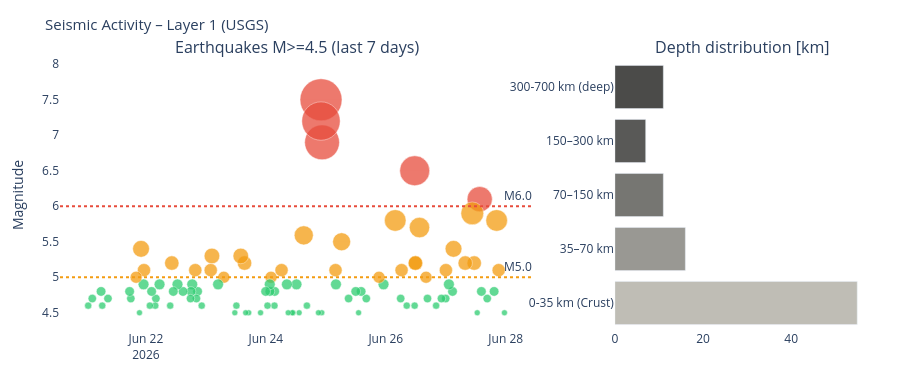

The cell this chart's notebook holds for it:
### Markdown cell above
---
## 4. Visualizations

### Code cell
# ============================================================
# SEISMICS – Magnitude time series + depth distribution
# ============================================================

if df_seis is not None:
    fig = make_subplots(
        rows=1, cols=2,
        subplot_titles=['Earthquakes M>=4.5 (last 7 days)', 'Depth distribution [km]'],
        column_widths=[0.65, 0.35]
    )

    # Color scale by magnitude
    mag_colors = ['#2ecc71' if m < 5 else '#f39c12' if m < 6 else '#e74c3c'
                  for m in df_seis['mag']]
    sizes = [max(6, (m - 4) * 12) for m in df_seis['mag']]

    fig.add_trace(go.Scatter(
        x=df_seis['time'], y=df_seis['mag'],
        mode='markers',
        marker=dict(color=mag_colors, size=sizes, opacity=0.75,
                    line=dict(color='white', width=0.5)),
        text=df_seis['place'],
        hovertemplate='%{text}<br>M%{y:.1f}<br>%{x}<extra></extra>',
        name='Earthquakes'
    ), row=1, col=1)

    fig.add_hline(y=6.0, line_dash='dot', line_color='#e74c3c',
                  annotation_text='M6.0', row=1, col=1)
    fig.add_hline(y=5.0, line_dash='dot', line_color='#f39c12',
                  annotation_text='M5.0', row=1, col=1)

    # Depth distribution
    depth_bins = pd.cut(df_seis['depth'],
                        bins=[0, 35, 70, 150, 300, 700],
                        labels=['0-35 km\n(Crust)', '35–70 km',
                                '70–150 km', '150–300 km', '300-700 km\n(deep)'])
    depth_counts = depth_bins.value_counts().sort_index()
    depth_colors = ['#B4B2A9', '#888780', '#5F5E5A', '#3d3d3a', '#2C2C2A']

    fig.add_trace(go.Bar(
        x=depth_counts.values,
        y=depth_counts.index.astype(str),
        orientation='h',
        marker_color=depth_colors[:len(depth_counts)],
        opacity=0.85,
        name='Depth'
    ), row=1, col=2)

    fig.update_layout(
        title=dict(text='Seismic Activity – Layer 1 (USGS)', font=dict(size=15)),
        height=380, showlegend=False,
        plot_bgcolor='rgba(0,0,0,0)', paper_bgcolor='rgba(0,0,0,0)',
        margin=dict(l=60, r=30, t=60, b=50)
    )
    fig.update_yaxes(title_text='Magnitude', row=1, col=1)
    fig.show()
else:
    print('Seismic data unavailable.')

### Figure 1 — Plotly figure (JSON) as saved in the notebook; plotly's stock layout.template omitted (floating-point values rounded to 4 significant figures)
{"data": [{"hovertemplate": "%{text}<br>M%{y:.1f}<br>%{x}<extra></extra>", "marker": {"color": ["#2ecc71", "#f39c12", "#f39c12", "#2ecc71", "#2ecc71", "#2ecc71", "#e74c3c", "#2ecc71", "#f39c12", "#f39c12", "#f39c12", "#f39c12", "#2ecc71", "#2ecc71", "#f39c12", "#2ecc71", "#2ecc71", "#2ecc71", "#2ecc71", "#f39c12", "#f39c12", "#f39c12", "#f39c12", "#e74c3c", "#2ecc71", "#2ecc71", "#f39c12", "#2ecc71", "#f39c12", "#2ecc71", "#f39c12", "#2ecc71", "#2ecc71", "#2ecc71", "#2ecc71", "#2ecc71", "#f39c12", "#2ecc71", "#f39c12", "#e74c3c", "#2ecc71", "#e74c3c", "#e74c3c", "#2ecc71", "#2ecc71", "#f39c12", "#2ecc71", "#2ecc71", "#2ecc71", "#2ecc71", "#2ecc71", "#2ecc71", "#f39c12", "#2ecc71", "#2ecc71", "#f39c12", "#2ecc71", "#2ecc71", "#2ecc71", "#2ecc71", "#2ecc71", "#2ecc71", "#2ecc71", "#f39c12", "#f39c12", "#2ecc71", "#2ecc71", "#f39c12", "#2ecc71", "#f39c12", "#f39c12", "#2ecc71", "#2ecc71", "#2ecc71", "#f39c12", "#2ecc71", "#2ecc71", "#2ecc71", "#2ecc71", "#2ecc71", "#2ecc71", "#f39c12", "#2ecc71", "#2ecc71", "#2ecc71", "#2ecc71", "#2ecc71", "#2ecc71", "#f39c12", "#2ecc71", "#f39c12", "#2ecc71", "#f39c12", "#2ecc71", "#2ecc71", "#2ecc71", "#2ecc71", "#2ecc71", "#2ecc71", "#2ecc71"], "line": {"color": "white", "width": 0.5}, "opacity": 0.75, "size": [6, 13.2, 21.6, 9.6, 8.4, 9.6, 25.2, 6, 14.4, 22.8, 14.4, 16.8, 9.6, 10.8, 13.2, 8.4, 8.4, 7.2, 8.4, 12.0, 20.4, 14.4, 14.4, 30.0, 7.2, 7.2, 13.2, 8.4, 21.6, 10.8, 12.0, 8.4, 9.6, 6, 9.6, 8.4, 18.0, 10.8, 13.2, 34.8, 6, 42.0, 38.4, 6, 7.2, 19.08, 6, 10.8, 6, 6, 6, 10.8, 13.2, 9.6, 7.2, 12.0, 9.6, 10.8, 7.2, 9.6, 6, 6, 6, 14.4, 15.6, 7.2, 6, 12.0, 10.8, 15.6, 13.2, 7.2, 9.6, 8.4, 13.2, 10.8, 9.6, 8.4, 9.6, 10.8, 9.6, 14.4, 7.2, 10.8, 8.4, 7.2, 9.6, 7.2, 13.2, 10.8, 16.8, 6, 12.0, 8.4, 9.6, 8.4, 7.2, 9.6, 8.4, 7.2]}, "mode": "markers", "name": "Earthquakes", "text": ["200 km N of Lospalos, Timor Leste", "112 km SW of Bandar Lampung, Indonesia", "51 km ENE of Noda, Japan", "35 km NNE of El Limón, Venezuela", "231 km ESE of Attu Station, Alaska", "Izu Islands, Japan region", "43 km S of Jurm, Afghanistan", "200 km ENE of Levuka, Fiji", "139 km E of Kirakira, Solomon Islands", "192 km N of Metinaro, Timor Leste", "114 km SSW of Trenggalek, Indonesia", "63 km NNE of Barkhan, Pakistan", "98 km S of Severo-Kuril’sk, Russia", "13 km SSE of Clam Gulch, Alaska", "100 km E of Kirakira, Solomon Islands", "159 km E of Beauséjour, Guadeloupe", "54 km N of El Limón, Venezuela", "3 km WNW of Nuing, Philippines", "119 km ESE of Bitung, Indonesia", "51 km S of Boca de Yuma, Dominican Republic", "7 km N of Oshino, Japan", "7 km NE of Villa El Carmen, Nicaragua", "52 km NNE of Barkhan, Pakistan", "34 km WSW of Sarangani, Philippines", "66 km S of Panguna, Papua New Guinea", "162 km E of Beauséjour, Guadeloupe", "south of the Kermadec Islands", "49 km NE of Barkhan, Pakistan", "3 km SE of Yokoshiba, Japan", "88 km SW of Nikolski, Alaska", "93 km E of Union, Philippines", "36 km NNE of Kuji, Japan", "Mid-Indian Ridge", "201 km S of Severo-Kuril’sk, Russia", "39 km NE of Kuji, Japan", "Mid-Indian Ridge", "73 km E of Kokopo, Papua New Guinea", "24 km WSW of Sarangani, Philippines", "152 km N of Caluula, Somalia", "30 km ENE of Kuji, Japan", "13 km N of Caucagüito, Venezuela", "28 km SE of Yumare, Venezuela", "23 km SE of Yumare, Venezuela", "125 km NE of Tobelo, Indonesia", "41 km NE of San Fernando, Peru", "11 km N of Redwood Valley, CA", "south of the Fiji Islands", "1 km E of El Palmarcito, Mexico", "64 km WNW of Catuday, Philippines", "8 km NNE of La Serena, Chile", "17 km SSE of El Hoyo, Argentina", "28 km SE of Fry, Greece", "61 km SSW of Panguna, Papua New Guinea", "78 km SSW of Lumatil, Philippines", "287 km S of Ambon, Indonesia", "71 km WNW of Catuday, Philippines", "61 km WNW of Catuday, Philippines", "64 km WNW of Catuday, Philippines", "south of the Fiji Islands", "52 km WNW of Catuday, Philippines", "265 km SSE of Alo, Wallis and Futuna", "South Sandwich Islands region", "272 km SSE of Dunhuang, China", "265 km SSE of Dunhuang, China", "120 km S of Isangel, Vanuatu", "114 km NE of Tobelo, Indonesia", "Izu Islands, Japan region", "174 km E of Hihifo, Tonga", "171 km WNW of Tobelo, Indonesia", "Kermadec Islands region", "186 km N of Fais, Micronesia", "10 km E of Miyakojima, Japan", "276 km SSW of ‘Ohonua, Tonga", "275 km SSW of ‘Ohonua, Tonga", "Kermadec Islands region", "Mid-Indian Ridge", "90 km SW of Pagar Alam, Indonesia", "103 km SSW of Puerto El Triunfo, El Salvador", "Fiji region", "260 km SSW of ‘Ohonua, Tonga", "76 km E of Kimbe, Papua New Guinea", "42 km SSW of Jurm, Afghanistan", "125 km SSE of Kuril’sk, Russia", "68 km WNW of Tobelo, Indonesia", "56 km S of Puerto San José, Guatemala", "Kuril Islands", "17 km WSW of Burias, Philippines", "53 km NNE of Tobelo, Indonesia", "Kermadec Islands, New Zealand", "217 km ESE of Severo-Kuril’sk, Russia", "central Mid-Atlantic Ridge", "107 km ENE of Masohi, Indonesia", "Drake Passage", "48 km S of Qapqal, China", "86 km ENE of Fangale’ounga, Tonga", "16 km E of Torata, Peru", "Off the coast of Baja California Sur, Mexico", "south of the Fiji Islands", "80 km WSW of Padang, Indonesia", "south of the Fiji Islands"], "type": "scatter", "x": ["2026-06-27T23:29:09.920", "2026-06-27T21:10:26.101", "2026-06-27T20:21:50.769", "2026-06-27T19:20:36.606", "2026-06-27T16:35:34.867", "2026-06-27T14:15:37.724", "2026-06-27T13:34:52.534", "2026-06-27T12:35:16.218", "2026-06-27T11:23:02.399", "2026-06-27T10:37:02.333", "2026-06-27T07:47:23.012", "2026-06-27T03:06:21.113", "2026-06-27T02:42:06.320", "2026-06-27T01:15:31.509", "2026-06-27T00:03:23.509", "2026-06-26T23:58:40.984", "2026-06-26T22:16:11.931", "2026-06-26T20:08:03.179", "2026-06-26T16:40:58.455", "2026-06-26T16:06:49.450", "2026-06-26T13:29:01.877", "2026-06-26T11:57:25.458", "2026-06-26T11:48:47.037", "2026-06-26T11:34:41.498", "2026-06-26T11:32:45.723", "2026-06-26T08:23:04.558", "2026-06-26T06:18:59.942", "2026-06-26T05:57:52.671", "2026-06-26T03:46:35.803", "2026-06-25T23:05:52.643", "2026-06-25T21:17:49.072", "2026-06-25T16:11:45.225", "2026-06-25T14:07:52.685", "2026-06-25T13:06:44.540", "2026-06-25T11:58:34.146", "2026-06-25T09:06:40.490", "2026-06-25T06:19:35.965", "2026-06-25T04:03:41.361", "2026-06-25T03:53:24.853", "2026-06-24T22:30:14.931", "2026-06-24T22:23:54.046", "2026-06-24T22:05:11.566", "2026-06-24T22:04:33.389", "2026-06-24T21:02:56.064", "2026-06-24T16:25:59.573", "2026-06-24T15:10:40.760", "2026-06-24T13:19:34.898", "2026-06-24T12:16:31.673", "2026-06-24T10:51:28.685", "2026-06-24T10:36:34.167", "2026-06-24T08:57:00.388", "2026-06-24T08:25:54.497", "2026-06-24T06:17:22.718", "2026-06-24T03:32:06.910", "2026-06-24T03:26:56.139", "2026-06-24T02:04:49.661", "2026-06-24T01:37:28.257", "2026-06-24T01:34:19.440", "2026-06-24T00:40:18.966", "2026-06-23T23:55:17.095", "2026-06-23T21:53:18.658", "2026-06-23T17:08:55.838", "2026-06-23T15:56:34.958", "2026-06-23T15:29:02.332", "2026-06-23T13:58:34.774", "2026-06-23T12:13:24.754", "2026-06-23T11:36:00.672", "2026-06-23T07:11:14.440", "2026-06-23T04:53:36.749", "2026-06-23T02:26:20.999", "2026-06-23T01:56:49.906", "2026-06-22T22:20:45.131", "2026-06-22T20:41:16.944", "2026-06-22T20:14:11.564", "2026-06-22T19:46:11.598", "2026-06-22T18:32:46.112", "2026-06-22T18:03:47.931", "2026-06-22T17:51:34.202", "2026-06-22T14:51:08.059", "2026-06-22T12:39:15.271", "2026-06-22T10:58:46.165", "2026-06-22T10:22:23.506", "2026-06-22T09:43:52.220", "2026-06-22T05:28:15.730", "2026-06-22T04:00:26.850", "2026-06-22T03:45:16.577", "2026-06-22T02:17:47.977", "2026-06-22T01:36:03.319", "2026-06-21T23:14:44.424", "2026-06-21T23:04:25.424", "2026-06-21T22:04:16.787", "2026-06-21T21:26:27.939", "2026-06-21T20:05:26.185", "2026-06-21T17:58:45.028", "2026-06-21T17:29:43.419", "2026-06-21T08:50:13.934", "2026-06-21T06:31:58.676", "2026-06-21T06:04:30.396", "2026-06-21T02:33:28.744", "2026-06-21T00:55:03.025"], "xaxis": "x", "y": [4.5, 5.1, 5.8, 4.8, 4.7, 4.8, 6.1, 4.5, 5.2, 5.9, 5.2, 5.4, 4.8, 4.9, 5.1, 4.7, 4.7, 4.6, 4.7, 5.0, 5.7, 5.2, 5.2, 6.5, 4.6, 4.6, 5.1, 4.7, 5.8, 4.9, 5.0, 4.7, 4.8, 4.5, 4.8, 4.7, 5.5, 4.9, 5.1, 6.9, 4.5, 7.5, 7.2, 4.5, 4.6, 5.59, 4.5, 4.9, 4.5, 4.5, 4.5, 4.9, 5.1, 4.8, 4.6, 5.0, 4.8, 4.9, 4.6, 4.8, 4.5, 4.5, 4.5, 5.2, 5.3, 4.6, 4.5, 5.0, 4.9, 5.3, 5.1, 4.6, 4.8, 4.7, 5.1, 4.9, 4.8, 4.7, 4.8, 4.9, 4.8, 5.2, 4.6, 4.9, 4.7, 4.6, 4.8, 4.6, 5.1, 4.9, 5.4, 4.5, 5.0, 4.7, 4.8, 4.7, 4.6, 4.8, 4.7, 4.6], "yaxis": "y"}, {"marker": {"color": ["#B4B2A9", "#888780", "#5F5E5A", "#3d3d3a", "#2C2C2A"]}, "name": "Depth", "opacity": 0.85, "orientation": "h", "type": "bar", "x": [55, 16, 11, 7, 11], "xaxis": "x2", "y": ["0-35 km\n(Crust)", "35–70 km", "70–150 km", "150–300 km", "300-700 km\n(deep)"], "yaxis": "y2"}], "layout": {"annotations": [{"font": {"size": 16}, "showarrow": false, "text": "Earthquakes M>=4.5 (last 7 days)", "x": 0.2925, "xanchor": "center", "xref": "paper", "y": 1.0, "yanchor": "bottom", "yref": "paper"}, {"font": {"size": 16}, "showarrow": false, "text": "Depth distribution [km]", "x": 0.8425, "xanchor": "center", "xref": "paper", "y": 1.0, "yanchor": "bottom", "yref": "paper"}, {"showarrow": false, "text": "M6.0", "x": 1, "xanchor": "right", "xref": "x domain", "y": 6.0, "yanchor": "bottom", "yref": "y"}, {"showarrow": false, "text": "M5.0", "x": 1, "xanchor": "right", "xref": "x domain", "y": 5.0, "yanchor": "bottom", "yref": "y"}], "height": 380, "margin": {"b": 50, "l": 60, "r": 30, "t": 60}, "paper_bgcolor": "rgba(0,0,0,0)", "plot_bgcolor": "rgba(0,0,0,0)", "shapes": [{"line": {"color": "#e74c3c", "dash": "dot"}, "type": "line", "x0": 0, "x1": 1, "xref": "x domain", "y0": 6.0, "y1": 6.0, "yref": "y"}, {"line": {"color": "#f39c12", "dash": "dot"}, "type": "line", "x0": 0, "x1": 1, "xref": "x domain", "y0": 5.0, "y1": 5.0, "yref": "y"}], "showlegend": false, "title": {"font": {"size": 15}, "text": "Seismic Activity – Layer 1 (USGS)"}, "xaxis": {"anchor": "y", "domain": [0.0, 0.585]}, "xaxis2": {"anchor": "y2", "domain": [0.685, 1.0]}, "yaxis": {"anchor": "x", "domain": [0.0, 1.0], "title": {"text": "Magnitude"}}, "yaxis2": {"anchor": "x2", "domain": [0.0, 1.0]}}}
